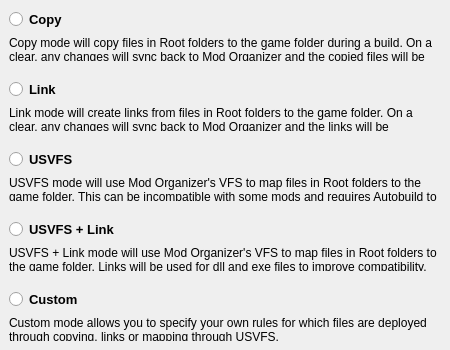
<?xml version="1.0" encoding="UTF-8"?>
<ui version="4.0">
 <class>modeTabWidget</class>
 <widget class="QWidget" name="modeTabWidget">
  <property name="geometry">
   <rect>
    <x>0</x>
    <y>0</y>
    <width>450</width>
    <height>350</height>
   </rect>
  </property>
  <property name="minimumSize">
   <size>
    <width>450</width>
    <height>350</height>
   </size>
  </property>
  <property name="windowTitle">
   <string>Form</string>
  </property>
  <layout class="QVBoxLayout" name="verticalLayout">
   <property name="spacing">
    <number>0</number>
   </property>
   <property name="leftMargin">
    <number>0</number>
   </property>
   <property name="topMargin">
    <number>0</number>
   </property>
   <property name="rightMargin">
    <number>0</number>
   </property>
   <property name="bottomMargin">
    <number>0</number>
   </property>
   <item>
    <widget class="QWidget" name="copyModeWidget" native="true">
     <layout class="QVBoxLayout" name="verticalLayout_6">
      <item>
       <widget class="QRadioButton" name="copyModeRadio">
        <property name="font">
         <font>
          <pointsize>10</pointsize>
          <weight>75</weight>
          <bold>true</bold>
         </font>
        </property>
        <property name="text">
         <string>Copy</string>
        </property>
       </widget>
      </item>
      <item>
       <widget class="QLabel" name="copyModeLabel">
        <property name="text">
         <string>Copy mode will copy files in Root folders to the game folder during a build. On a clear, any changes will sync back to Mod Organizer and the copied files will be deleted.</string>
        </property>
        <property name="alignment">
         <set>Qt::AlignLeading|Qt::AlignLeft|Qt::AlignTop</set>
        </property>
        <property name="wordWrap">
         <bool>true</bool>
        </property>
       </widget>
      </item>
     </layout>
    </widget>
   </item>
   <item>
    <widget class="QWidget" name="linkModeWidget" native="true">
     <layout class="QVBoxLayout" name="verticalLayout_5">
      <item>
       <widget class="QRadioButton" name="linkModeRadio">
        <property name="font">
         <font>
          <pointsize>10</pointsize>
          <weight>75</weight>
          <bold>true</bold>
         </font>
        </property>
        <property name="text">
         <string>Link</string>
        </property>
       </widget>
      </item>
      <item>
       <widget class="QLabel" name="linkModeLabel">
        <property name="text">
         <string>Link mode will create links from files in Root folders to the game folder. On a clear, any changes will sync back to Mod Organizer and the links will be removed.</string>
        </property>
        <property name="alignment">
         <set>Qt::AlignLeading|Qt::AlignLeft|Qt::AlignTop</set>
        </property>
        <property name="wordWrap">
         <bool>true</bool>
        </property>
       </widget>
      </item>
     </layout>
    </widget>
   </item>
   <item>
    <widget class="QWidget" name="usvfsModeWidget" native="true">
     <layout class="QVBoxLayout" name="verticalLayout_4">
      <item>
       <widget class="QRadioButton" name="usvfsModeRadio">
        <property name="font">
         <font>
          <pointsize>10</pointsize>
          <weight>75</weight>
          <bold>true</bold>
         </font>
        </property>
        <property name="text">
         <string>USVFS</string>
        </property>
       </widget>
      </item>
      <item>
       <widget class="QLabel" name="usvfsModeLabel">
        <property name="text">
         <string>USVFS mode will use Mod Organizer's VFS to map files in Root folders to the game folder. This can be incompatible with some mods and requires Autobuild to function correctly.</string>
        </property>
        <property name="alignment">
         <set>Qt::AlignLeading|Qt::AlignLeft|Qt::AlignTop</set>
        </property>
        <property name="wordWrap">
         <bool>true</bool>
        </property>
       </widget>
      </item>
     </layout>
    </widget>
   </item>
   <item>
    <widget class="QWidget" name="usvfsLinkModeWidget" native="true">
     <layout class="QVBoxLayout" name="verticalLayout_2">
      <item>
       <widget class="QRadioButton" name="usvfsLinkModeRadio">
        <property name="font">
         <font>
          <pointsize>10</pointsize>
          <weight>75</weight>
          <bold>true</bold>
         </font>
        </property>
        <property name="text">
         <string>USVFS + Link</string>
        </property>
       </widget>
      </item>
      <item>
       <widget class="QLabel" name="usvfsLinkModeLabel">
        <property name="text">
         <string>USVFS + Link mode will use Mod Organizer's VFS to map files in Root folders to the game folder. Links will be used for dll and exe files to improve compatibility. Requires Autobuild to function correctly.</string>
        </property>
        <property name="scaledContents">
         <bool>false</bool>
        </property>
        <property name="alignment">
         <set>Qt::AlignLeading|Qt::AlignLeft|Qt::AlignTop</set>
        </property>
        <property name="wordWrap">
         <bool>true</bool>
        </property>
       </widget>
      </item>
     </layout>
    </widget>
   </item>
   <item>
    <widget class="QWidget" name="customModeWidget" native="true">
     <layout class="QVBoxLayout" name="verticalLayout_3">
      <item>
       <widget class="QRadioButton" name="customModeRadio">
        <property name="font">
         <font>
          <pointsize>10</pointsize>
          <weight>75</weight>
          <bold>true</bold>
         </font>
        </property>
        <property name="text">
         <string>Custom</string>
        </property>
       </widget>
      </item>
      <item>
       <widget class="QLabel" name="customModeLabel">
        <property name="text">
         <string>Custom mode allows you to specify your own rules for which files are deployed through copying, links or mapping through USVFS.</string>
        </property>
        <property name="alignment">
         <set>Qt::AlignLeading|Qt::AlignLeft|Qt::AlignTop</set>
        </property>
        <property name="wordWrap">
         <bool>true</bool>
        </property>
       </widget>
      </item>
     </layout>
    </widget>
   </item>
  </layout>
 </widget>
 <resources/>
 <connections/>
</ui>
